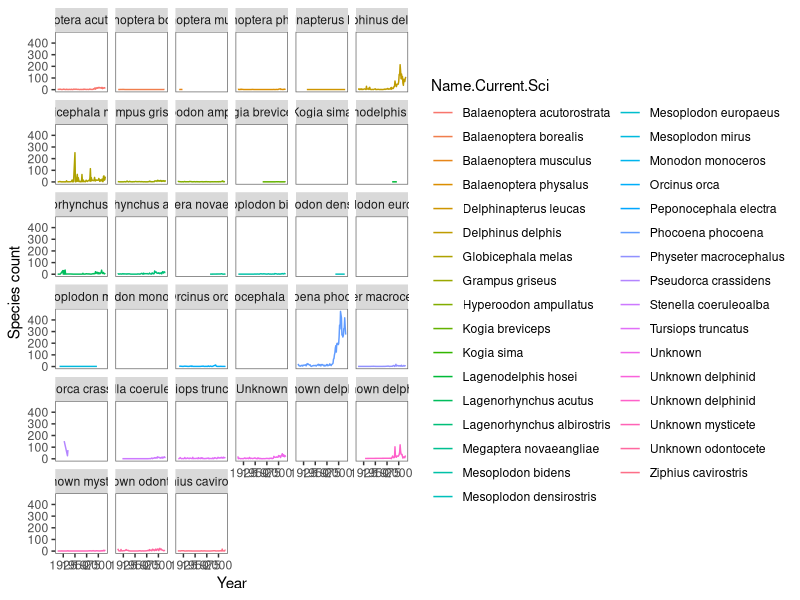
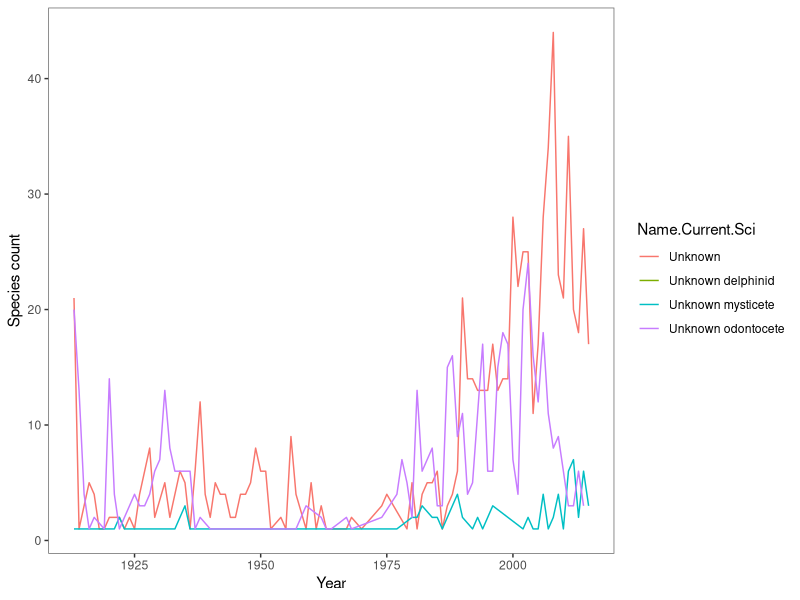
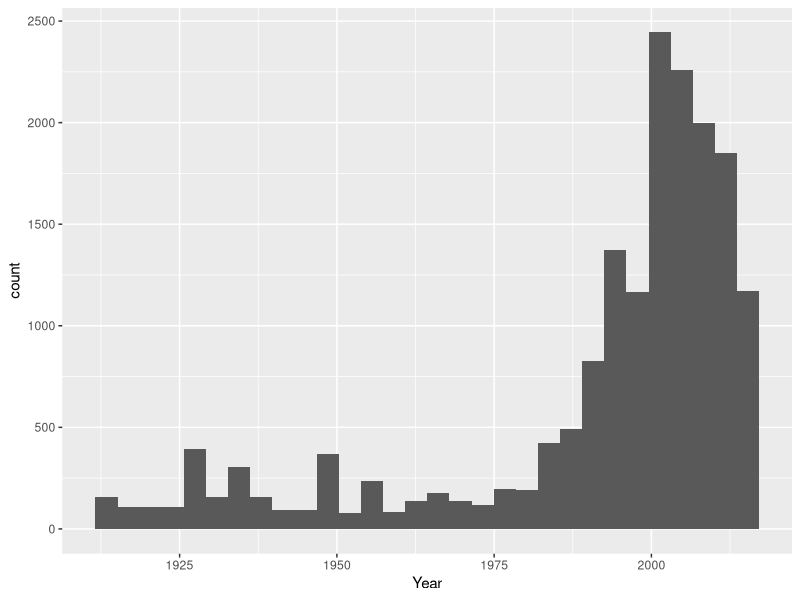
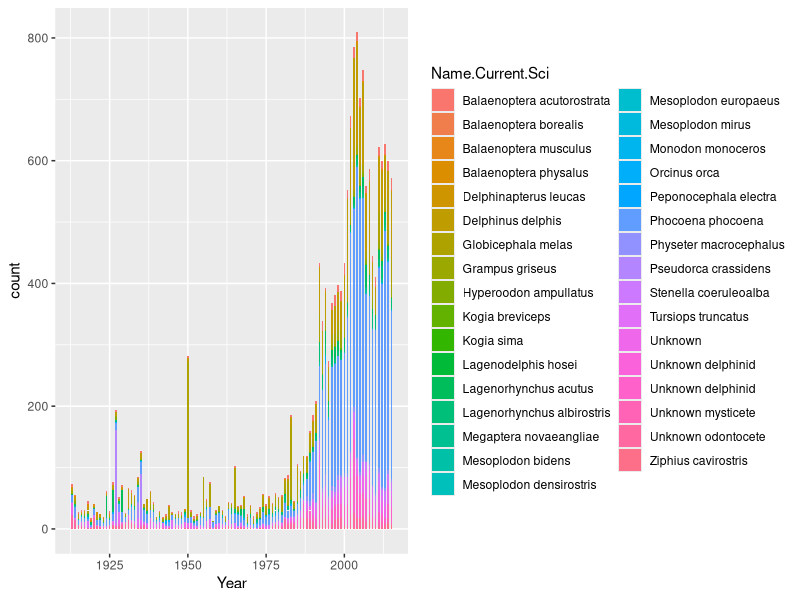
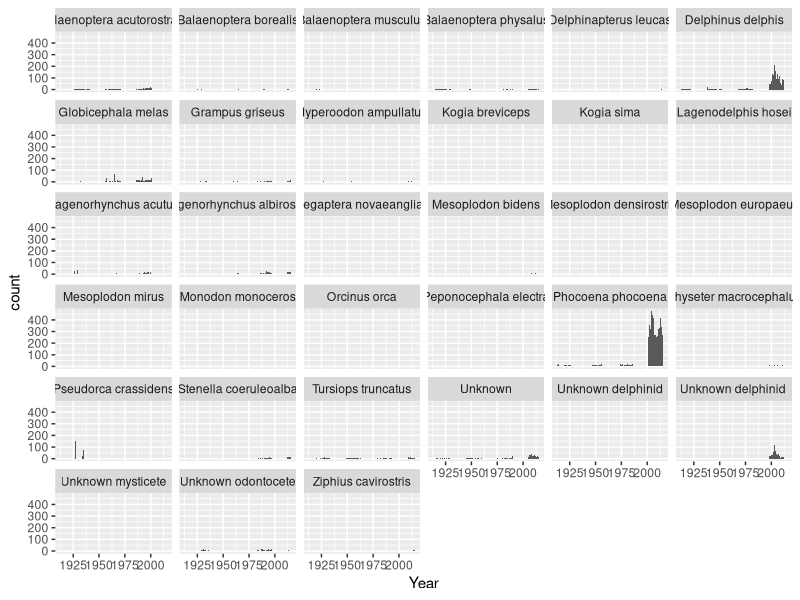
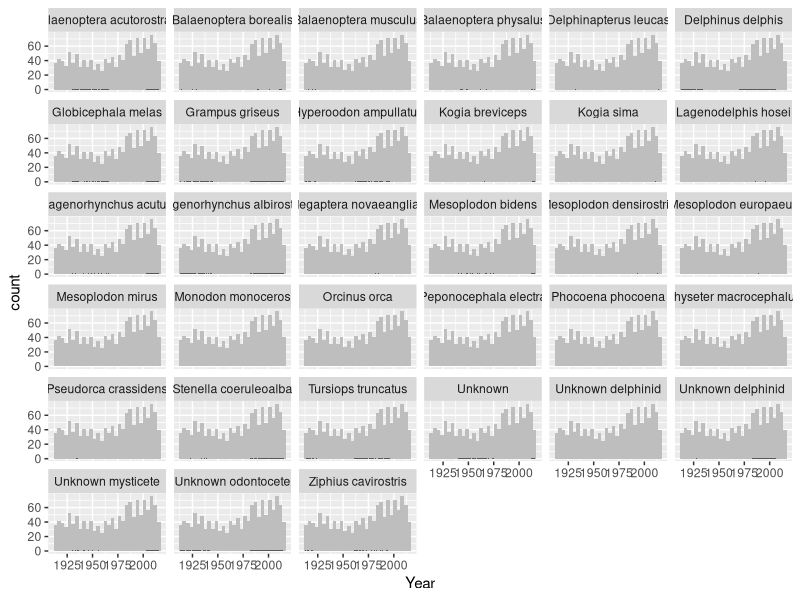
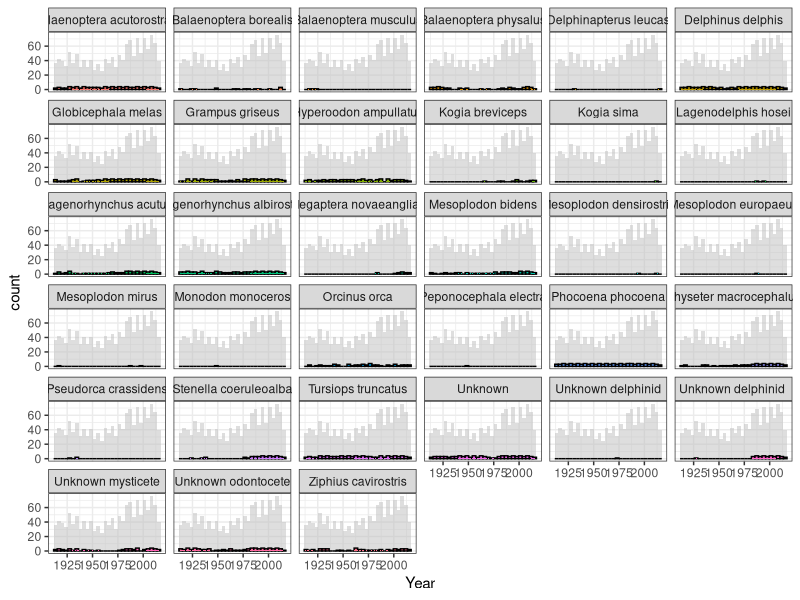

Source code (R) for these figures, in order: (Note: this script raises an error after producing the figures.)

#This code is looking at some species plots - still messy 
#Splitting data into years and species and then attempting to look at mysticetes seperately 
#Messy variable names - need to clean 

library(dplyr)
library(tidyverse)
library(ggplot2)
library(reshape) 


data <- read.csv("cleandatesnames.csv")
data$X.1 <- NULL
data$X <- NULL

#Getting rid of the extra X1 column - not sure where this comes from 
cleaneddata <- select(data, S.W.No., Name.Current.Sci, Name.Common, Latitude, Longitude, County, Year, Date) 
levels(cleaneddata$Name.Current.Sci)

#write.csv(cleaneddata, file = "cleaneddata.csv")

#Having a look at how many of each species 
select(cleaneddata, Name.Current.Sci)
#'Species' just looking at Name.Current.Sci
species <- dplyr::count(cleaneddata, Name.Current.Sci)
#'Speciesyearcount' cleaned data: a count of current scientific name and year 
speciesyearcount <- dplyr::count(cleaneddata, Name.Current.Sci, Year) %>%
  na.omit()

species_lat <- dplyr::count(cleaneddata, Name.Current.Sci, Latitude)


View(species)
#This is just species and the year - no counting or sorting 
speciesyear <- select(cleaneddata, Year, Name.Current.Sci) %>%
  na.omit()


#Geom_line of all species for every year 
ggplot(data = speciesyearcount, aes(x = Year, y = n, colour= Name.Current.Sci))+
  theme(panel.background = element_blank(), panel.border = element_rect(colour = "grey40", fill = NA)) +
  labs(x = "Year", y = "Species count") +
  geom_line() +
  scale_fill_manual(values=c("deeppink", "steelblue"), guide=FALSE) + 
  facet_wrap(~ Name.Current.Sci)

#The unknowns 

unknowns <- speciesyearcount %>%
  filter(Name.Current.Sci %in% c("Unknown", "Unknown delphinid", "Unknown mysticete", 
                                 "Unknown odontocete"))


#Selecting out species with identities from unknowns 
Species_ident <- speciesyearcount[ !(speciesyearcount$Name.Current.Sci %in% unknowns$Name.Current.Sci), ]



#Geom_line of all species for every year 
#Can plot unknowns using "unknowns" 
ggplot(data = unknowns, aes(x = Year, y = n, colour= Name.Current.Sci))+
  theme(panel.background = element_blank(), panel.border = element_rect(colour = "grey40", fill = NA)) +
  labs(x = "Year", y = "Species count") +
  geom_line() +
  scale_fill_manual(values=c("deeppink", "steelblue"), guide=FALSE)




#Plot of all species - ugly histogram 
library(ggplot2)
ggplot(speciesyear, aes(x = Year)) +
  geom_histogram()

#Seperate species 
ggplot(speciesyear, aes(x = Year, fill = Name.Current.Sci)) +
  geom_histogram(binwidth = 0.5)

#All species histograms seperated with better bin widths 
ggplot(speciesyear, aes(x = Year)) +
  geom_histogram(binwidth = 0.5) +
  facet_wrap(~ Name.Current.Sci)

View(speciesyear)


#Looking at species by year - a count of each species per year
speciesbyyear <- aggregate(n ~ Name.Current.Sci, speciesyearcount, sum) %>%
  na.omit()

View(speciesbyyear)
#Arranging species by year by count 
speciesbyyear <- speciesyearcount %>%
  group_by(n, Year, Name.Current.Sci) %>%
  arrange(Year)


#Can't get this to work
#Showing each species with the full dataset in the background 
#Need to change the - 5 
d <- speciesbyyear      
d_bg <- d[, -1] 

ggplot(d, aes(x = Year)) +
  geom_histogram(data = d_bg, fill = "grey") +
  geom_histogram(binwidth = 0.5) +
  facet_wrap(~ Name.Current.Sci) 

#....
#Changing the aesthetics 
ggplot(d, aes(x = Year, fill = Name.Current.Sci)) +
  geom_histogram(data = d_bg, fill = "grey", alpha = .5) +
  geom_histogram(colour = "black") +
  geom_histogram(binwidth = 0.5) +
  facet_wrap(~ Name.Current.Sci) +
  guides(fill = FALSE) +  # to remove the legend
  theme_bw()              # for clean look overall



#Not sure why this isn't working...trying to plot all species with the total in the background 
a <- speciesyearcount         
a_bg <- a[, -5] 

ggplot(a, aes(x = Year, y = n, colour = Name.Current.Sci)) +
  geom_point(data = a_bg, colour = "grey", alpha = .2) +
  geom_point() + 
  facet_wrap(~ Species) +
  guides(colour = FALSE) +
  theme_bw()


#Plotting just two species together with seperate colours for both
#Need to change the scale on the X axis 

ggplot(sortedodonts, aes(x = Year, y = n, color = Name.Current.Sci)) +
  geom_point(data = , colour = "grey") +
  labs(x = "Year", y = "Count") +
  geom_point() +
  theme(panel.background = element_blank(), panel.border = element_rect(colour = "grey40", fill = NA))


#Splitting out baleen whales - must be a better way to use filter....
bphysalus <- filter(speciesyear, Name.Current.Sci ==  "Balaenoptera physalus") 
bactorostrata <- filter(speciesyear, Name.Current.Sci ==  "Balaenoptera acutorostrata") 
bborealis <- filter(speciesyear, Name.Current.Sci ==  "Balaenoptera borealis")
bmusculus <- filter(speciesyear, Name.Current.Sci ==  "Balaenoptera musculus") 
unmysticete <- filter(speciesyear, Name.Current.Sci ==  "Unknown mysticete") 
mnovaeangliae <- filter(speciesyear, Name.Current.Sci == "Megaptera novaeangliae") 



combinedmysticetes <- rbind(bphysalus, bactorostrata, bborealis, bmusculus, unmysticete, unbalaenopterid, mysticete, mnovaeangliae) 
#Putting year in ascending order 
sortedmysticetes <- arrange(combinedmysticetes,(Year))
#counting up each year - total mysts, not species specific 
sortmystcount <- count(sortedmysticetes, Year)
#Saving mysticete data to a file - this is each species occurance per year 
write.csv(sortedmysticetes, file = "mysticetes_by_year.csv")

#Selecting out odontocetes (did speciesyear (all species) - mysticetes data)
odontocetes <- speciesyear[ !(speciesyear$Name.Current.Sci %in% sortedmysticetes$Name.Current.Sci), ]
View(odontocetes)

#Ordering and combining species by year - to arrange in descending order put "desc" before the year 
sortedodonts <- arrange(odontocetes,(Year))
#Counting up each year 
sortodontscount <- count(odontocetes, Year)


#Plotting the mysticetes - really ugly 
ggplot(sortmystcount, aes(x = Year, y = n)) +
  geom_point(data = , colour = "grey") +
  labs(x = "Year", y = "Count") +
  geom_line()
  theme(panel.background = element_blank(), panel.border = element_rect(colour = "grey40", fill = NA))


#All strandings plot 
  ggplot(speciesyear, aes(x = Year)) +
    stat_count(width = 0.5)
  
#Total strandings per year 
strandings_year <- count(cleaneddata, Year)
  
  
  
#Mysticete plots - why does stat count work?
ggplot(sortedmysticetes, aes(x = Year)) +
  stat_count(width = 0.5) +
  facet_wrap(~ Name.Current.Sci)


#Odontocetes plot 
ggplot(sortedodonts, aes(x = Year)) +
  stat_count(width = 0.5) +
  facet_wrap(~ Name.Current.Sci)

library(ggplot2)


#Plotting all mysticetes, odontocetes and all strandings 
ggplot(speciesyear, aes(x = Year, binwidth = 0.5)) +
  geom_histogram(data = speciesyear, fill = "black", binwidth = 0.5) +
  geom_histogram(data = sortedodonts, fill = "white", alpha = 0.5, binwidth = 0.5) + 
  geom_histogram(data = sortedmysticetes, fill = "red", binwidth = 0.5, alpha = 1) 

colors()
#Don't think this worked 
bind_cols(sortodontscount, sortmystcount) 

write.csv(mysticetes, file = "Mysticetes.csv")

#Seperate species plots

cleaneddata <- read.csv("cleandatesnames.csv")

species_plots <- cleaneddata %>%
  filter(Name.Current.Sci %in% c("Delphinus delphis", "Physeter macrocephalus", 
                                 "Tursiops truncatus", "Balaenoptera acutorostrata"))


species_plots <- species_plots %>%
  select(Name.Current.Sci, Year) %>%
  rename(Species = Name.Current.Sci)
  

bb <- ggplot(species_plots, aes(x = Year, col = Species)) +
  stat_count(width = 0.5) +
  facet_wrap(~ Species) +
  theme_bw()
 
bb
